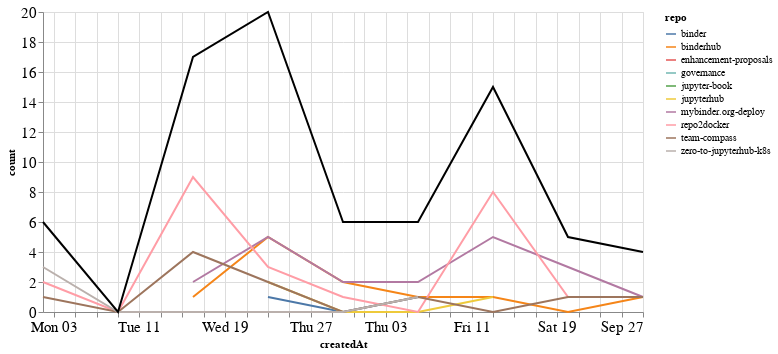

Write notebook code for a chart like this one.
### Markdown cell above
## Comments

### Code cell
comments_time = comments.groupby('repo').resample('W', on='createdAt').count()['author'].reset_index()
comments_time = comments_time.rename(columns={'author': 'count'})
comments_time_total = comments_time.groupby('createdAt').agg({"count": "sum"}).reset_index()
ch1 = alt.Chart(comments_time, width=600).mark_line().encode(
    x='createdAt',
    y='count',
    color='repo',
    tooltip="repo"
)

ch2 = alt.Chart(comments_time_total, width=600).mark_line(color="black").encode(
    x='createdAt',
    y='count',
)

ch1 + ch2

### Figure 1 — Vega-Lite specification as saved in the notebook (floating-point values rounded to 4 significant figures)
{"config": {"axisLeft": {"labelFontSize": 15}, "axisBottom": {"labelFontSize": 15}}, "layer": [{"data": {"name": "data-226035af030616f1e9b46b4029c70d7b"}, "mark": "line", "encoding": {"color": {"type": "nominal", "field": "repo"}, "tooltip": {"type": "nominal", "field": "repo"}, "x": {"type": "temporal", "field": "createdAt"}, "y": {"type": "quantitative", "field": "count"}}, "width": 600}, {"data": {"name": "data-cd35de2df89ef169e0ea95c7eb07b19e"}, "mark": {"type": "line", "color": "black"}, "encoding": {"x": {"type": "temporal", "field": "createdAt"}, "y": {"type": "quantitative", "field": "count"}}, "width": 600}], "$schema": "https://vega.github.io/schema/vega-lite/v4.8.1.json", "datasets": {"data-226035af030616f1e9b46b4029c70d7b": [{"repo": "binder", "createdAt": "2020-08-23T00:00:00", "count": 1}, {"repo": "binder", "createdAt": "2020-08-30T00:00:00", "count": 0}, {"repo": "binder", "createdAt": "2020-09-06T00:00:00", "count": 1}, {"repo": "binderhub", "createdAt": "2020-08-16T00:00:00", "count": 1}, {"repo": "binderhub", "createdAt": "2020-08-23T00:00:00", "count": 5}, {"repo": "binderhub", "createdAt": "2020-08-30T00:00:00", "count": 2}, {"repo": "binderhub", "createdAt": "2020-09-06T00:00:00", "count": 1}, {"repo": "binderhub", "createdAt": "2020-09-13T00:00:00", "count": 1}, {"repo": "binderhub", "createdAt": "2020-09-20T00:00:00", "count": 0}, {"repo": "binderhub", "createdAt": "2020-09-27T00:00:00", "count": 1}, {"repo": "enhancement-proposals", "createdAt": "2020-08-16T00:00:00", "count": 1}, {"repo": "governance", "createdAt": "2020-08-23T00:00:00", "count": 2}, {"repo": "jupyter-book", "createdAt": "2020-08-30T00:00:00", "count": 1}, {"repo": "jupyterhub", "createdAt": "2020-08-23T00:00:00", "count": 2}, {"repo": "jupyterhub", "createdAt": "2020-08-30T00:00:00", "count": 0}, {"repo": "jupyterhub", "createdAt": "2020-09-06T00:00:00", "count": 0}, {"repo": "jupyterhub", "createdAt": "2020-09-13T00:00:00", "count": 1}, {"repo": "mybinder.org-deploy", "createdAt": "2020-08-16T00:00:00", "count": 2}, {"repo": "mybinder.org-deploy", "createdAt": "2020-08-23T00:00:00", "count": 5}, {"repo": "mybinder.org-deploy", "createdAt": "2020-08-30T00:00:00", "count": 2}, {"repo": "mybinder.org-deploy", "createdAt": "2020-09-06T00:00:00", "count": 2}, {"repo": "mybinder.org-deploy", "createdAt": "2020-09-13T00:00:00", "count": 5}, {"repo": "mybinder.org-deploy", "createdAt": "2020-09-20T00:00:00", "count": 3}, {"repo": "mybinder.org-deploy", "createdAt": "2020-09-27T00:00:00", "count": 1}, {"repo": "repo2docker", "createdAt": "2020-08-02T00:00:00", "count": 2}, {"repo": "repo2docker", "createdAt": "2020-08-09T00:00:00", "count": 0}, {"repo": "repo2docker", "createdAt": "2020-08-16T00:00:00", "count": 9}, {"repo": "repo2docker", "createdAt": "2020-08-23T00:00:00", "count": 3}, {"repo": "repo2docker", "createdAt": "2020-08-30T00:00:00", "count": 1}, {"repo": "repo2docker", "createdAt": "2020-09-06T00:00:00", "count": 0}, {"repo": "repo2docker", "createdAt": "2020-09-13T00:00:00", "count": 8}, {"repo": "repo2docker", "createdAt": "2020-09-20T00:00:00", "count": 1}, {"repo": "repo2docker", "createdAt": "2020-09-27T00:00:00", "count": 1}, {"repo": "team-compass", "createdAt": "2020-08-02T00:00:00", "count": 1}, {"repo": "team-compass", "createdAt": "2020-08-09T00:00:00", "count": 0}, {"repo": "team-compass", "createdAt": "2020-08-16T00:00:00", "count": 4}, {"repo": "team-compass", "createdAt": "2020-08-23T00:00:00", "count": 2}, {"repo": "team-compass", "createdAt": "2020-08-30T00:00:00", "count": 0}, {"repo": "team-compass", "createdAt": "2020-09-06T00:00:00", "count": 1}, {"repo": "team-compass", "createdAt": "2020-09-13T00:00:00", "count": 0}, {"repo": "team-compass", "createdAt": "2020-09-20T00:00:00", "count": 1}, {"repo": "team-compass", "createdAt": "2020-09-27T00:00:00", "count": 1}, {"repo": "zero-to-jupyterhub-k8s", "createdAt": "2020-08-02T00:00:00", "count": 3}, {"repo": "zero-to-jupyterhub-k8s", "createdAt": "2020-08-09T00:00:00", "count": 0}, {"repo": "zero-to-jupyterhub-k8s", "createdAt": "2020-08-16T00:00:00", "count": 0}, {"repo": "zero-to-jupyterhub-k8s", "createdAt": "2020-08-23T00:00:00", "count": 0}, {"repo": "zero-to-jupyterhub-k8s", "createdAt": "2020-08-30T00:00:00", "count": 0}, {"repo": "zero-to-jupyterhub-k8s", "createdAt": "2020-09-06T00:00:00", "count": 1}], "data-cd35de2df89ef169e0ea95c7eb07b19e": [{"createdAt": "2020-08-02T00:00:00", "count": 6}, {"createdAt": "2020-08-09T00:00:00", "count": 0}, {"createdAt": "2020-08-16T00:00:00", "count": 17}, {"createdAt": "2020-08-23T00:00:00", "count": 20}, {"createdAt": "2020-08-30T00:00:00", "count": 6}, {"createdAt": "2020-09-06T00:00:00", "count": 6}, {"createdAt": "2020-09-13T00:00:00", "count": 15}, {"createdAt": "2020-09-20T00:00:00", "count": 5}, {"createdAt": "2020-09-27T00:00:00", "count": 4}]}}
